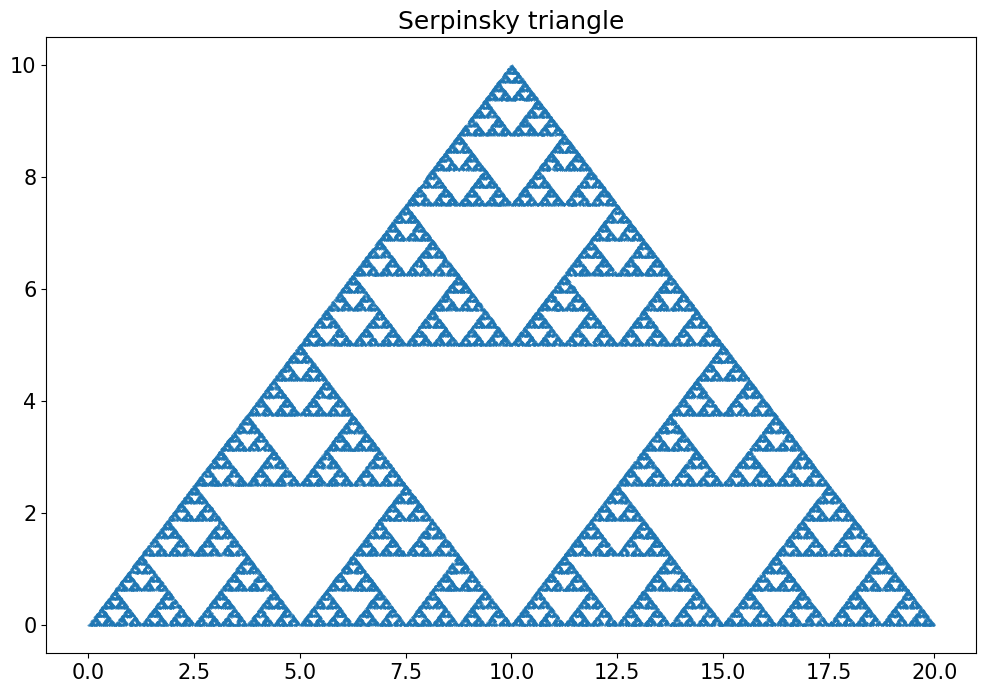

Write the Python code that produced this figure.
import numpy as np
import random
import matplotlib.pyplot as plt


def serpinsky_triangle(n):
    x = np.zeros(n)
    y = np.zeros(n)
    xv = [0, 10, 20]
    yv = [0, 10, 0]
    for i in range(1, n):
        random_value = random.randint(0, 2)
        x[i] = (xv[random_value] + x[i-1])/2
        y[i] = (yv[random_value] + y[i-1])/2
    return x, y


serpinsky_triangle_coordinates = serpinsky_triangle(100000)
random_x = serpinsky_triangle_coordinates[0]
random_y = serpinsky_triangle_coordinates[1]

plt.figure(figsize=(12, 8))
plt.rcParams['savefig.bbox'] = 'tight'
plt.rcParams['font.size'] = 15

plt.scatter(random_x, random_y, s=0.1)

plt.title('Serpinsky triangle')

plt.savefig('5_Serpinsky triangle.png')
